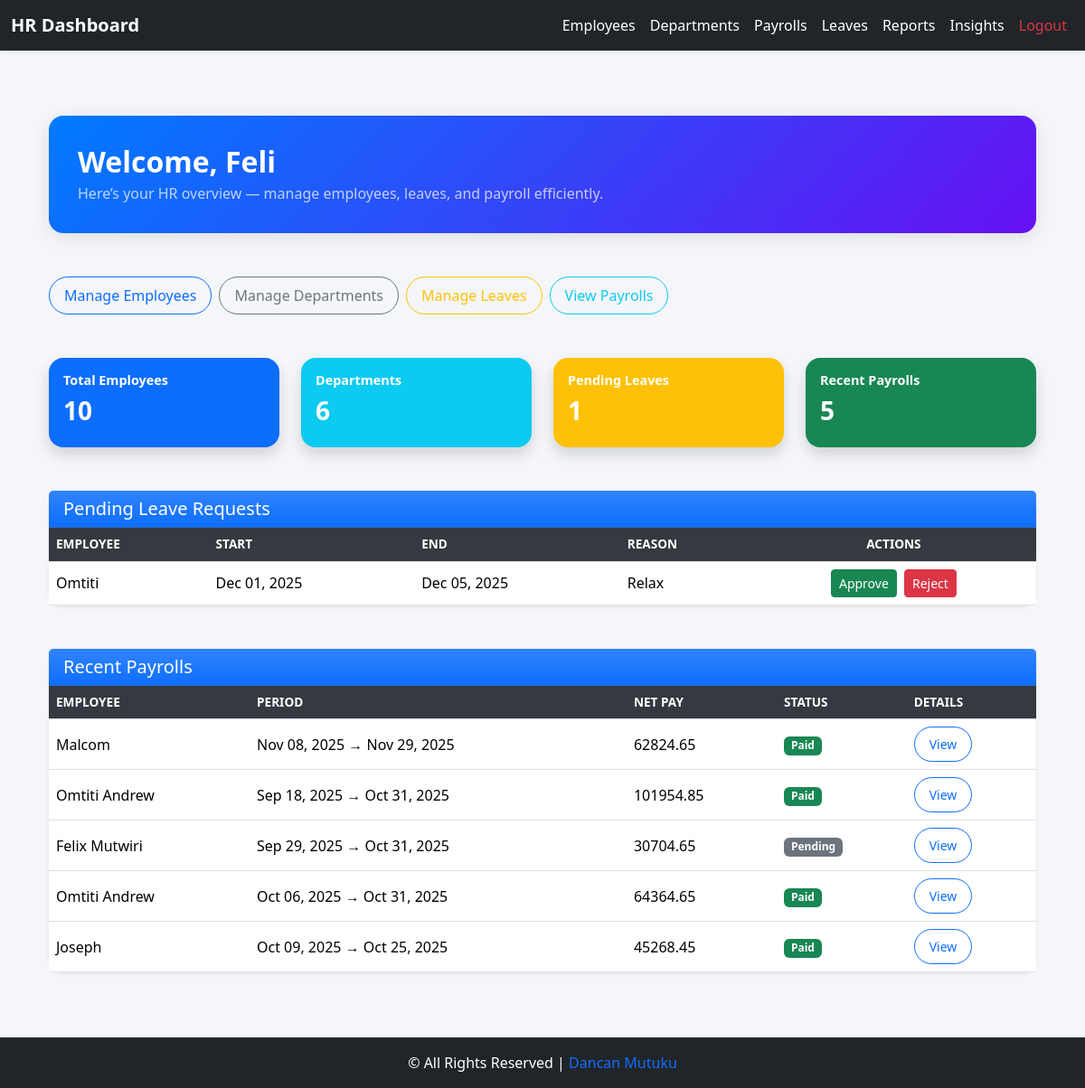
Before: /employee/hr/dashboard/ (signed in) with the older database file.
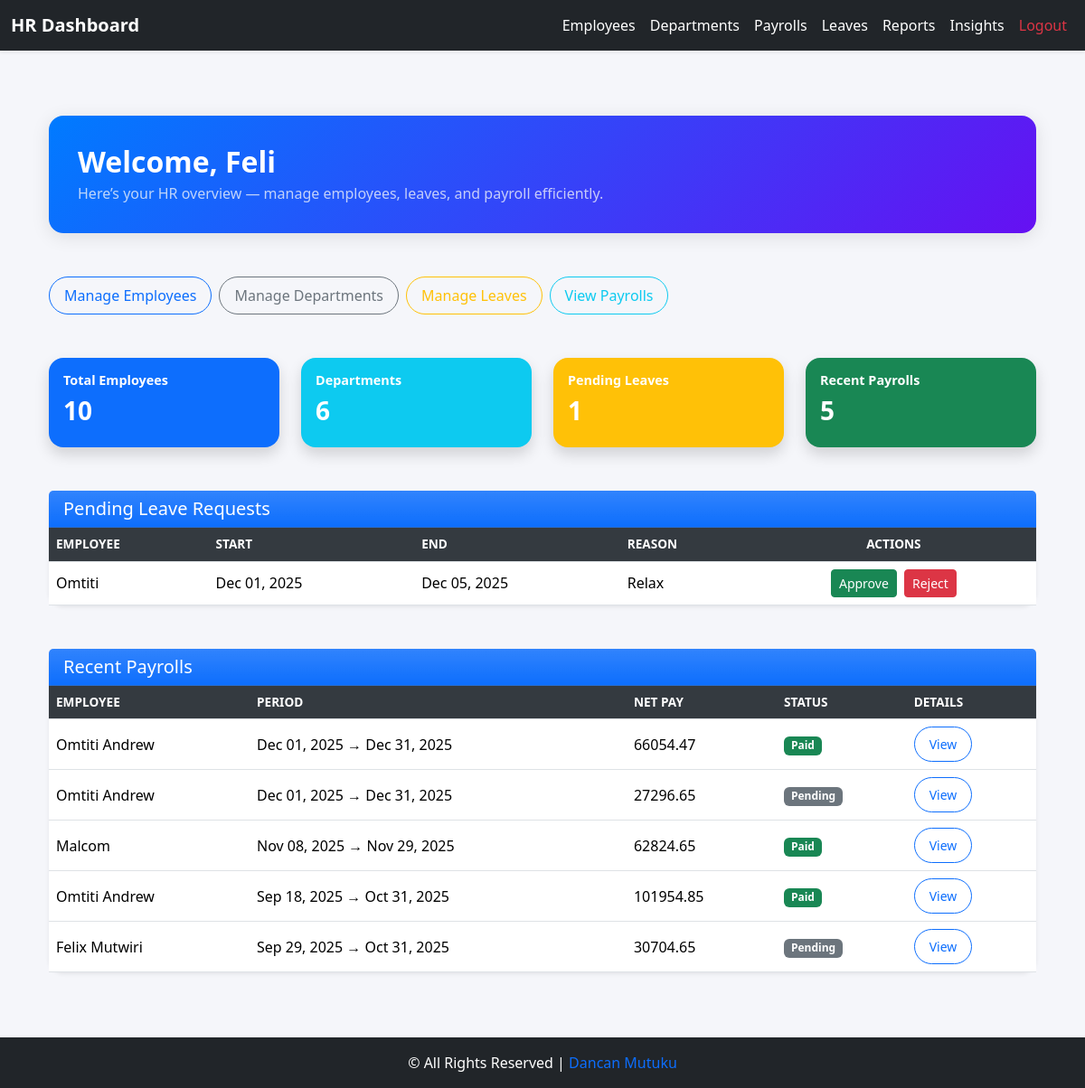
After: the same page with the newer database file.
### core/models.py (models this page shows, shortened)
class LeaveRequest(models.Model):
    LEAVE_TYPE_CHOICES = [
        ("Annual", "Annual Leave"),
        ("Sick", "Sick Leave"),
        ("Maternity", "Maternity Leave"),
        ("Paternity", "Paternity Leave"),
    ]
    employee = models.ForeignKey(Employee, on_delete=models.CASCADE, related_name='leaves')
    leave_type = models.CharField(max_length=50, choices=LEAVE_TYPE_CHOICES)
    start_date = models.DateField()
    end_date = models.DateField()
    reason = models.TextField(blank=True)
    status = models.CharField(max_length=1, choices=LEAVE_STATUS, default='P')
    requested_at = models.DateTimeField(auto_now_add=True)
    processed_by = models.ForeignKey(User, null=True, blank=True, on_delete=models.SET_NULL, related_name='+')
    processed_at = models.DateTimeField(null=True, blank=True)

class Employee(models.Model):
    GENDER_CHOICES = (
        ("M", "Male"),
        ("F", "Female"),
    )
    user = models.OneToOneField(User, on_delete=models.CASCADE, related_name='employee_profile')
    employee_id = models.CharField(max_length=20, unique=True, blank=True, null=True)
    contact = models.CharField(max_length=20, blank=True)
    dob = models.DateField(null=True, blank=True)
    gender = models.CharField(max_length=1, choices=GENDER_CHOICES, blank=True)
    address = models.TextField(blank=True)
    job_title = models.CharField(max_length=100, blank=True)
    department = models.ForeignKey('Department', on_delete=models.SET_NULL, null=True, blank=True)
    hire_date = models.DateField(null=True, blank=True)
    is_active_employee = models.BooleanField(default=True)
    salary = models.DecimalField(
        max_digits=10, decimal_places=2, default=0, validators=[MinValueValidator(0)]
    )
    profile_picture = models.ImageField(upload_to="profiles/", blank=True, null=True)
    emergency_contact_name = models.CharField(max_length=100, blank=True, null=True)
    emergency_contact_phone = models.CharField(max_length=20, blank=True, null=True)
    annual_leave_balance = models.PositiveIntegerField(default=20)
    sick_leave_balance = models.PositiveIntegerField(default=10)
    contract_start = models.DateField(null=True, blank=True)
    contract_end = models.DateField(null=True, blank=True)

class Payroll(models.Model):
    STATUS_PENDING = 'Pending'
    STATUS_PAID = 'Paid'
    STATUS_CHOICES = [
        (STATUS_PENDING, 'Pending'),
        (STATUS_PAID, 'Paid'),
    ]
    employee = models.ForeignKey(Employee, on_delete=models.CASCADE, related_name='payrolls')
    period_start = models.DateField()
    period_end = models.DateField()
    basic_salary = models.DecimalField(max_digits=10, decimal_places=2)
    allowances = models.DecimalField(max_digits=10, decimal_places=2, default=0)
    gross_salary = models.DecimalField(max_digits=10, decimal_places=2, editable=False)
    paye = models.DecimalField(max_digits=10, decimal_places=2, editable=False, default=0)
    sha = models.DecimalField(max_digits=10, decimal_places=2, editable=False, default=0)
    nssf = models.DecimalField(max_digits=10, decimal_places=2, editable=False, default=0)
    net_pay = models.DecimalField(max_digits=10, decimal_places=2, editable=False)
    status = models.CharField(max_length=10, choices=STATUS_CHOICES, default=STATUS_PENDING)

### core/views.py (the view)
# urls.py: path("hr/dashboard/", views.hr_dashboard, name="hr_dashboard"),
@login_required
@group_required('HR')
def hr_dashboard(request):
    employees = Employee.objects.all()
    departments = Department.objects.all()
    pending_leaves = LeaveRequest.objects.filter(status='P')
    payrolls = Payroll.objects.all().order_by("-period_end")[:5]
    context = {
        "employees_count": employees.count(),
        "departments_count": departments.count(),
        "pending_leaves": pending_leaves,
        "recent_payrolls": payrolls,
    }
    return render(request, 'core/hr_dashboard.html', context)

### core/views.py (called while the page is built)
def group_required(group_name):
    def check(user):
        return user.is_superuser or user.groups.filter(name=group_name).exists()
    return user_passes_test(check)

### core/templates/core/hr_dashboard.html (shortened to what the changed rows need)
{% extends "base_hr.html" %}
{% load static %}
{% block content %}
<div class="container my-5">
    <div class="dashboard-header mb-5 text-center text-md-start">
        <h2 class="fw-bold mb-1">Welcome, {{ request.user.get_full_name|default:request.user.username }}</h2>
    </div>
    <div class="card mb-5 shadow-sm">
        <div class="card-body p-0">
            {% if pending_leaves %}
            <div class="table-responsive">
                <table class="table table-hover align-middle mb-0">
                    <thead>
                        <tr>
                            <th>Employee</th>
                            <th>Start</th>
                            <th>End</th>
                            <th>Reason</th>
                            <th class="text-center">Actions</th>
                        </tr>
                    </thead>
                    <tbody>
                        {% for leave in pending_leaves %}
                        <tr>
                            <td>{{ leave.employee.user.emp.full_name|default:leave.employee.user.username }}</td>
                            <td>{{ leave.start_date|date:"M d, Y" }}</td>
                            <td>{{ leave.end_date|date:"M d, Y" }}</td>
                            <td>{{ leave.reason|default:"—" }}</td>
                            <td class="text-center">
                                <a href="{% url 'leave_process' leave.pk 'approve' %}" class="btn btn-sm btn-success me-1">Approve</a>
                                <a href="{% url 'leave_process' leave.pk 'reject' %}" class="btn btn-sm btn-danger">Reject</a>
                            </td>
                        </tr>
                        {% endfor %}
                    </tbody>
                </table>
            </div>
            {% else %}
            <p class="text-muted text-center py-4 mb-0">No pending leave requests at the moment.</p>
            {% endif %}
        </div>
    </div>
    <div class="card shadow-sm">
        <div class="card-body p-0">
            {% if recent_payrolls %}
            <div class="table-responsive">
                <table class="table table-hover align-middle mb-0">
                    <thead>
                        <tr>
                            <th>Employee</th>
                            <th>Period</th>
                            <th>Net Pay</th>
                            <th>Status</th>
                            <th>Details</th>
                        </tr>
                    </thead>
                    <tbody>
                        {% for payroll in recent_payrolls %}
                        <tr>
                            <td>{{ payroll.employee.user.get_full_name|default:payroll.employee.user.username }}</td>
                            <td>{{ payroll.period_start|date:"M d, Y" }} → {{ payroll.period_end|date:"M d, Y" }}</td>
                            <td>{{ payroll.net_pay }}</td>
                            <td>
                                {% if payroll.status == "Paid" %}
                                    <span class="badge bg-success">Paid</span>
                                {% else %}
                                    <span class="badge bg-secondary">Pending</span>
                                {% endif %}
                            </td>
                            <td>
                                <a href="{% url 'payroll_list' %}" class="btn btn-sm btn-outline-primary">View</a>
                            </td>
                        </tr>
                        {% endfor %}
                    </tbody>
                </table>
            </div>
            {% else %}
            <p class="text-muted text-center py-4 mb-0">No payroll records found.</p>
            {% endif %}
        </div>
    </div>
</div>
{% endblock %}

Changed rows visible on the page:
no longer on this page (row unchanged): Payroll: employee.user.get_full_name "Omtiti Andrew", period_start "Oct 06, 2025", period_end "Oct 31, 2025", net_pay "64364.65", status "Paid"
no longer on this page (row unchanged): Payroll: employee.user.get_full_name "Joseph", period_start "Oct 09, 2025", period_end "Oct 25, 2025", net_pay "45268.45", status "Paid"
added Payroll: employee.user.get_full_name "Omtiti Andrew", period_start "Dec 01, 2025", period_end "Dec 31, 2025", net_pay "66054.47", status "Paid"
added Payroll: employee.user.get_full_name "Omtiti Andrew", period_start "Dec 01, 2025", period_end "Dec 31, 2025", net_pay "27296.65", status "Pending"
